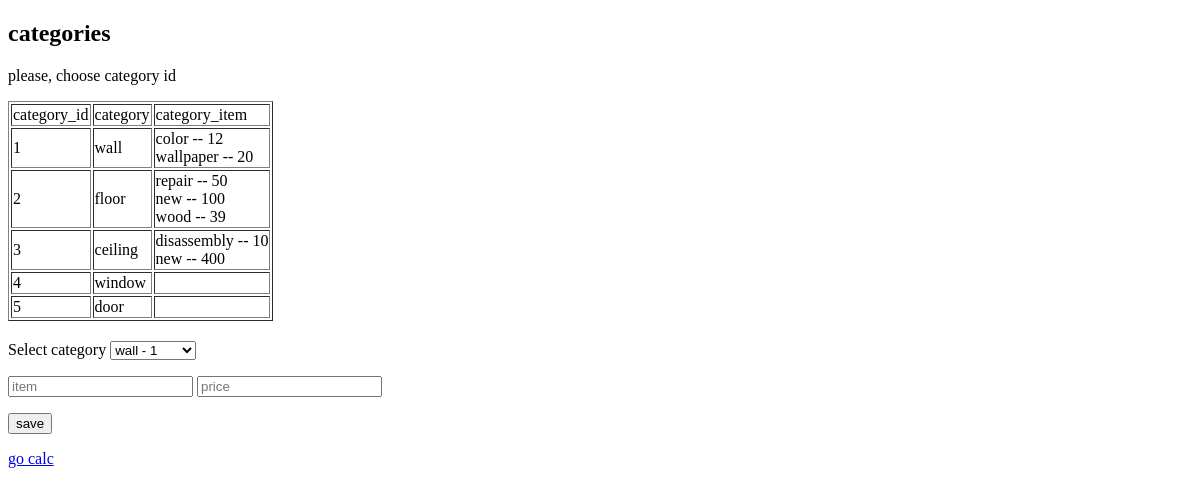
/item, run on an earlier commit of the app's database.
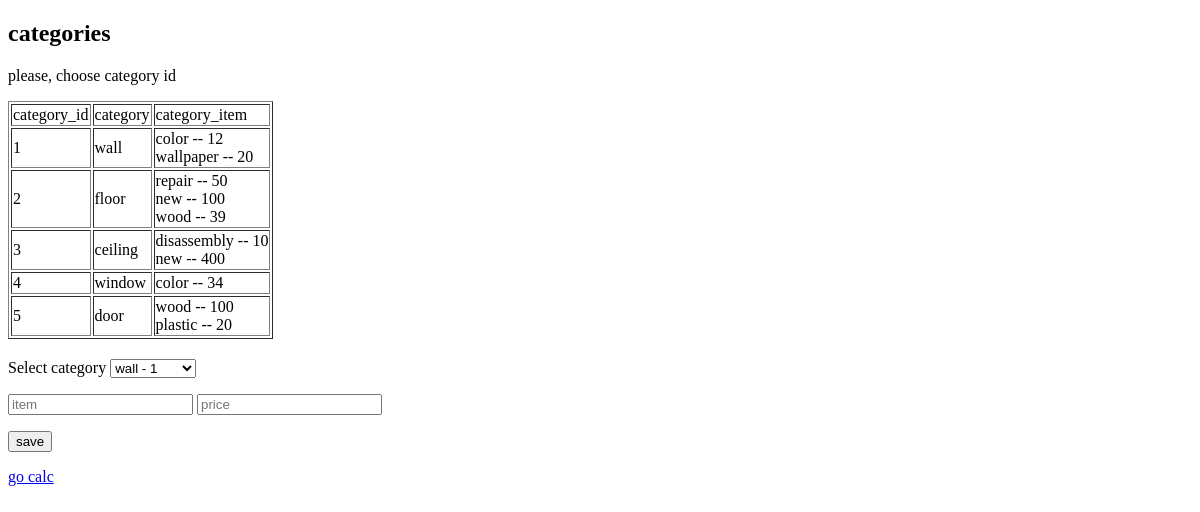
And on a later commit of the database.
### models/models.py (models this page shows)
class Category(db.Model):
    __tablename__ = 'category'
    id = db.Column('id', db.Integer, primary_key=True)
    name_category = db.Column('name_cat', db.String(50), unique=True)

class Item(db.Model):
    __tablename__= 'item'
    id = db.Column('id', db.Integer, primary_key=True)
    name_item = db.Column('name_item', db.String(200), unique=False)
    price_item = db.Column('price_item', db.Integer, unique=False)
    cat_id_choose = db.Column('cat_item', db.Integer, unique=False)
    category_id = db.Column(db.Integer, db.ForeignKey('category.id'),
        nullable=False)

### start.py (the view, shortened to what this page needs)
@app.route('/item', methods=['GET', 'POST'])
def create_item():
    cat_id = item = price = ''
    return render_template('item.html', all_cat = Category.query.all(), all_item = Item.query.all())

### templates/item.html
{% extends "index.html" %}
{% block content %}
<h2>categories</h2>
<p>please, choose category id</p>
<table border="1">
    <tr>
        <td>category_id</td>
        <td>category</td>
        <td>category_item</td>
    </tr>
    {% for c in all_cat %}
        <tr>
            <td>{{ c.id }}</td>
            <td>{{ c.name_category }}</td>
            <td>
                {% if c.id %}
                    {% for i in all_item %}
                        {% if c.id == i.category_id%}
                            {{ i.name_item }} -- {{i.price_item}}<br>
                        {% endif %}
                    {% endfor %}
                {% endif %}
            </td>
        </tr>
     {% endfor %}
</table>
<div style="height:20px;"></div>
<form action="{{ url_for('create_item') }}" method="post">
    <div>
        <span>Select category</span>
        <select name="id_select">
            {% for c in all_cat %}
                <option  value="{{ c.id }}">{{ c.name_category }} - {{ c.id }}</option>
            {% endfor %}
        </select>
    </div>
    <p>
        <input type="text" name="item" value="{{item}}" placeholder="item">
        <input type="text" name="price" value="{{price}}" placeholder="price">
    </p>
    <p>
        <input type="submit" value="save">
    </p>
</form>
<a href="{{ url_for('calc_page') }}">go calc</a>
{% endblock %}

### templates/index.html (shortened to what this page needs)
<!DOCTYPE html>
<html lang="en">
<head>
</head>
<body>
{% block content %}{% endblock %}
</body>
</html>

What changed in the data, as far as the page shows it:
added Item: name_item "color", price_item "34", shown under Category "window"
added Item: name_item "wood", price_item "100", shown under Category "door"
added Item: name_item "plastic", price_item "20", shown under Category "door"
